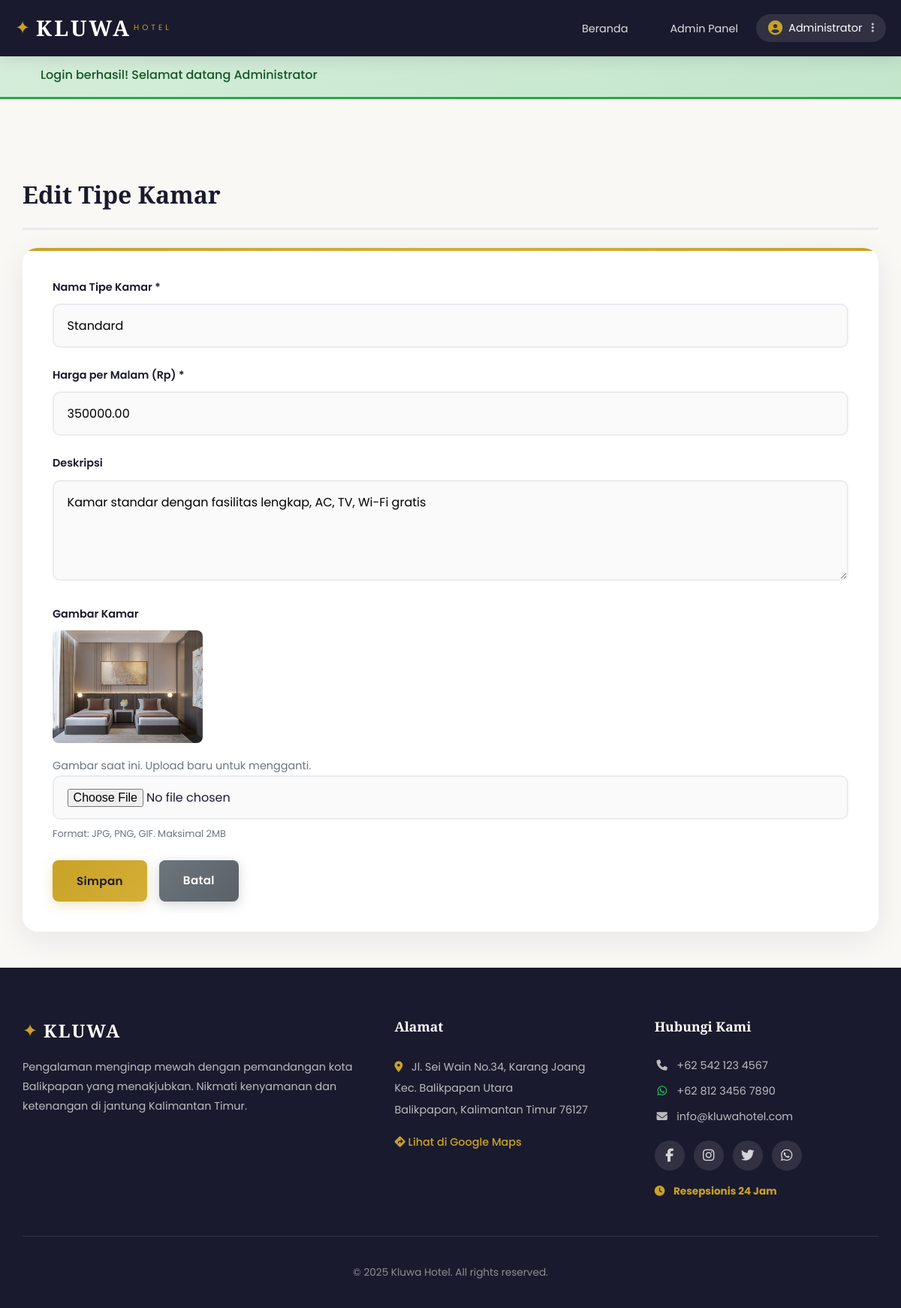
Page /index.php?route=admin/roomTypeForm&id=1 (signed in) on the earlier database version.
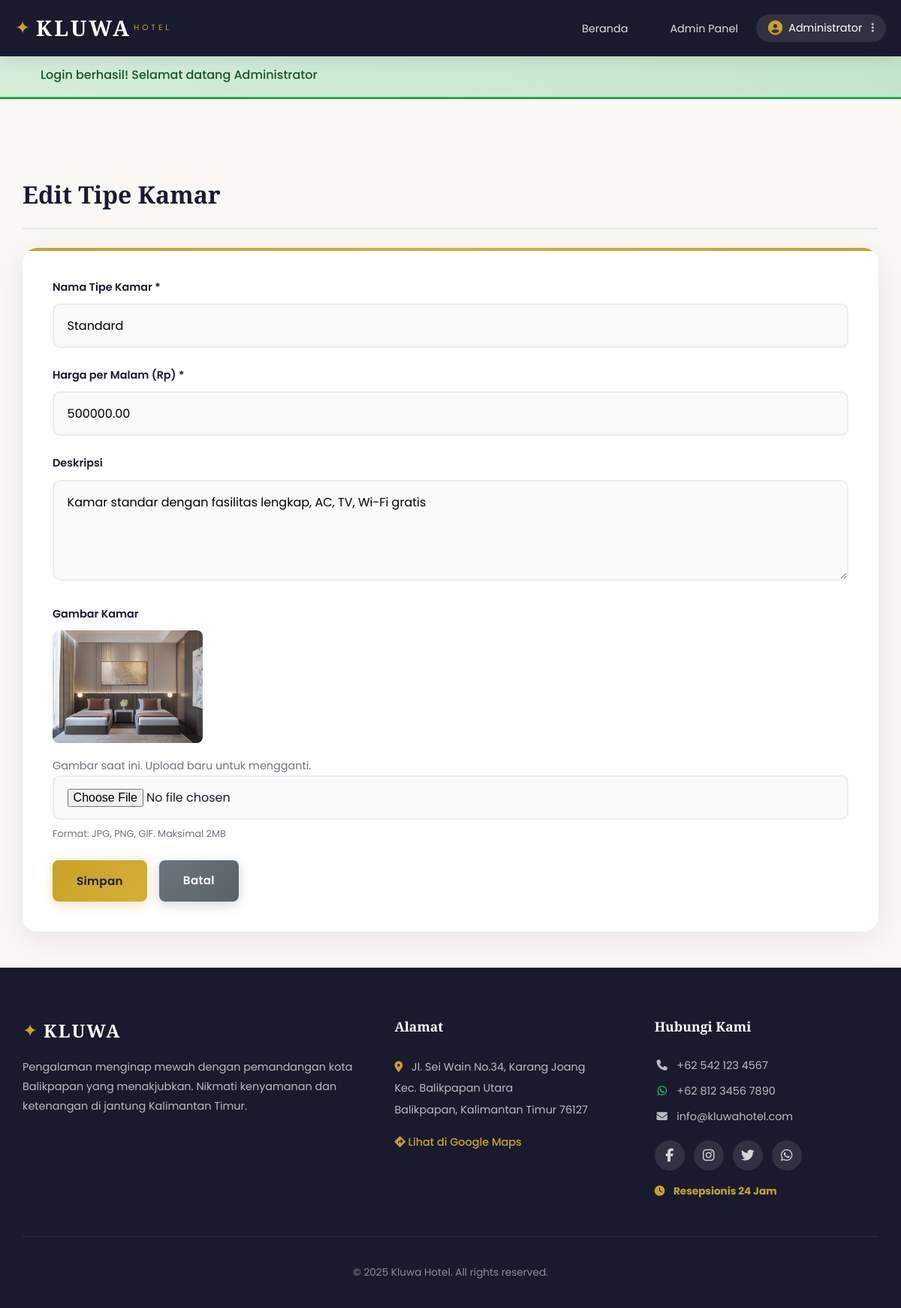
Same page on the later database version.
### tables this page shows
CREATE TABLE IF NOT EXISTS room_types (
    id INT PRIMARY KEY AUTO_INCREMENT,
    name VARCHAR(100) NOT NULL,
    price DECIMAL(12,2) NOT NULL,
    description TEXT,
    image VARCHAR(255),
    created_at TIMESTAMP DEFAULT CURRENT_TIMESTAMP
);

### controllers/BaseController.php (called while the page is built, shortened)
<?php
class BaseController {
    public function __construct() {
        $database = new Database();
        $this->db = $database->getConnection();
    }
    protected function view($viewPath, $data = []) {
        extract($data);
        include 'views/layouts/header.php';
        include "views/{$viewPath}.php";
        include 'views/layouts/footer.php';
    }
}
?>

### controllers/AdminController.php (called while the page is built, shortened)
<?php
class AdminController extends BaseController {
    private $roomTypeModel;
    public function __construct() {
        $this->roomTypeModel = new Room_type_model($this->db);
    }
    public function roomTypeForm() {
        $roomType = null;
        $isEdit = false;
        if (isset($_GET['id'])) {
            $isEdit = true;
            $roomType = $this->roomTypeModel->find($_GET['id']);
        }
        $data = [
            'roomType' => $roomType,
            'isEdit' => $isEdit
        ];
        $this->view('admin/room_type_form', $data);
    }
}
?>

### helpers.php (called while the page is built, shortened)
<?php
function e($value) {
    return htmlspecialchars($value, ENT_QUOTES, 'UTF-8');
}
function url($route = '', $params = []) {
    $base = dirname($_SERVER['SCRIPT_NAME']);
    if ($base === '/' || $base === '\\') $base = '';
    $url = $base . '/index.php' . ($route ? '?route=' . $route : '');
    return $url;
}
function asset($path) {
    $base = dirname($_SERVER['SCRIPT_NAME']);
    if ($base === '/' || $base === '\\') $base = '';
    return $base . '/' . ltrim($path, '/');
}
?>

### config/koneksi.php (called while the page is built)
<?php
class Database {
    private $host = "localhost";
    private $db_name = "kluwa_hotel";
    private $username = "root";
    private $password = "";
    public function getConnection() {
        try {
            $conn = new PDO(
                "mysql:host={$this->host};dbname={$this->db_name}",
                $this->username,
                $this->password,
                [PDO::ATTR_ERRMODE => PDO::ERRMODE_EXCEPTION]
            );
            $conn->exec("SET NAMES utf8");
            return $conn;
        } catch(PDOException $e) {
            die("Connection Error: " . $e->getMessage());
        }
    }
}
?>

### models/Room_type_model.php (called while the page is built, shortened)
<?php
class Room_type_model {
    protected $qb;
    public function __construct($db) {
        $this->qb = new QueryBuilder($db);
    }
    public function find($id) {
        $this->qb->table('room_types');
        $this->qb->where('id', '=', $id);
        return $this->qb->first();
    }
}
?>

### models/QueryBuilder.php (called while the page is built, shortened)
<?php
class QueryBuilder {
    protected $db;
    protected $table;
    protected $selects = ['*'];
    protected $wheres = [];
    protected $limit;
    protected $bindings = [];
    protected $binding_counter = 0;
    public function __construct(PDO $db) {
        $this->db = $db;
    }
    protected function newQuery(): self {
        $this->selects = ['*'];
        $this->wheres = [];
        $this->limit = null;
        $this->offset = null;
        $this->bindings = [];
        $this->binding_counter = 0;
        return $this;
    }
    public function table(string $table): self {
        $this->table = $table;
        return $this;
    }
    public function where(string $column, string $operator, $value): self {
        $placeholder = $this->addBinding($value);
        $this->wheres[] = ['type' => 'AND', 'query' => "$column $operator $placeholder"];
        return $this;
    }
    public function limit(int $count): self {
        $this->limit = $count;
        return $this;
    }
    protected function addBinding($value): string {
        $this->binding_counter++;
        $placeholder = ':b' . $this->binding_counter;
        $this->bindings[$placeholder] = $value;
        return $placeholder;
    }
    protected function compileWheres(array $wheres, bool $isGrouped = false): string {
        $sql = '';
        foreach ($wheres as $i => $where) {
            $prefix = ($i == 0 || $isGrouped && $i == 0) ? '' : $where['type'] . ' ';
            $sql .= $prefix . $where['query'] . ' ';
        }
        return trim($sql);
    }
    protected function buildSelectQuery(): string {
        $sql = "SELECT " . implode(', ', $this->selects) . " FROM " . $this->table;
        if (!empty($this->wheres)) {
            $sql .= " WHERE " . $this->compileWheres($this->wheres);
        }
        if ($this->limit !== null) {
            $sql .= " LIMIT " . $this->limit;
        }
        return $sql;
    }
    public function first(): ?array {
        $stmt = $this->db->prepare($this->buildSelectQuery());
        $stmt->execute($this->bindings);
        $result = $stmt->fetch(PDO::FETCH_ASSOC);
        return $result ?: null;
    }
}
?>

### views/admin/room_type_form.php (the view, shortened to what the changed rows need)
<div class="container">
    <h2><?php echo $isEdit ? 'Edit' : 'Tambah'; ?> Tipe Kamar</h2>
    <?php
    $old = $_SESSION['old'] ?? [];
    ?>
    <div class="form-card">
        <form method="POST" action="<?php echo url('admin/saveRoomType'); ?>" enctype="multipart/form-data">
            <div class="form-group">
                <label for="name">Nama Tipe Kamar *</label>
                <input type="text" name="name" id="name"
                       value="<?php echo e($old['name'] ?? ($roomType['name'] ?? '')); ?>" required>
            </div>
            <div class="form-group">
                <label for="price">Harga per Malam (Rp) *</label>
                <input type="number" name="price" id="price" min="0" step="1000"
                       value="<?php echo e($old['price'] ?? ($roomType['price'] ?? '')); ?>" required>
            </div>
            <div class="form-group">
                <label for="description">Deskripsi</label>
                <textarea name="description" id="description" rows="4"><?php echo e($old['description'] ?? ($roomType['description'] ?? '')); ?></textarea>
            </div>
            <div class="form-group">
                <label for="image">Gambar Kamar</label>
                <?php if ($isEdit && !empty($roomType['image'])): ?>
                    <div class="current-image">
                        <img src="<?php echo asset('uploads/' . $roomType['image']); ?>" alt="Gambar saat ini" style="max-width: 200px; border-radius: 8px; margin-bottom: 10px;">
                        <p style="color: var(--text-light); font-size: 0.9rem;">Gambar saat ini. Upload baru untuk mengganti.</p>
                    </div>
                <?php endif; ?>
                <input type="file" name="image" id="image" accept="image/*">
                <small>Format: JPG, PNG, GIF. Maksimal 2MB</small>
            </div>
            <div class="form-actions">
                <button type="submit" class="btn btn-primary">Simpan</button>
                <a href="<?php echo url('admin/roomTypes'); ?>" class="btn btn-secondary">Batal</a>
            </div>
        </form>
    </div>
</div>

Differences in the rows shown:
changed room_types "Standard": price "350000.00" → "500000.00"
